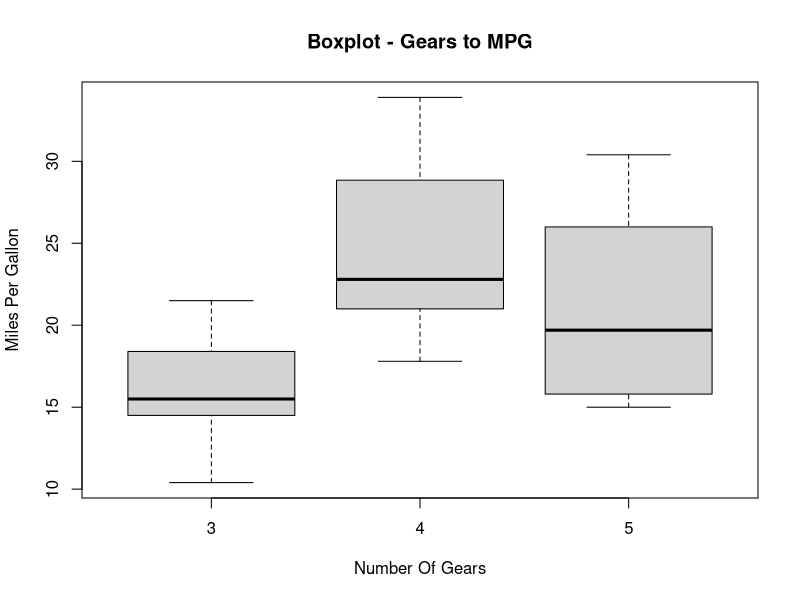
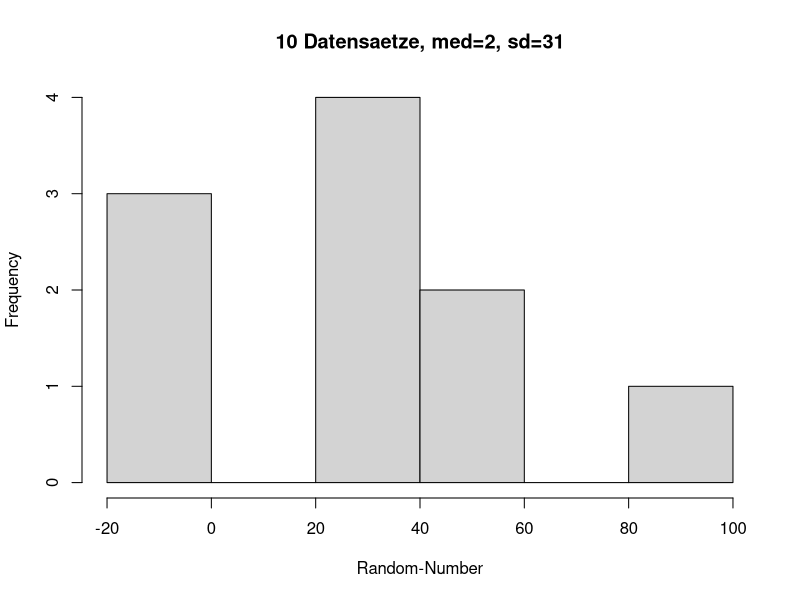
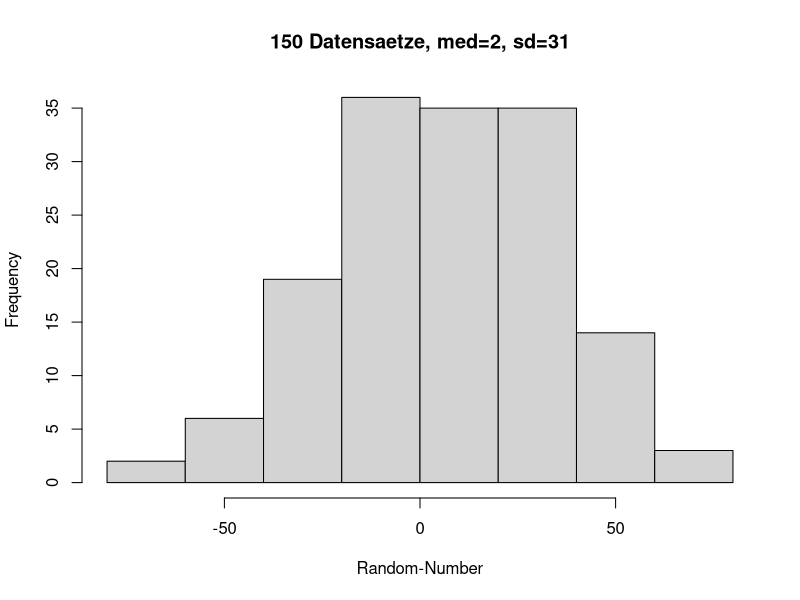
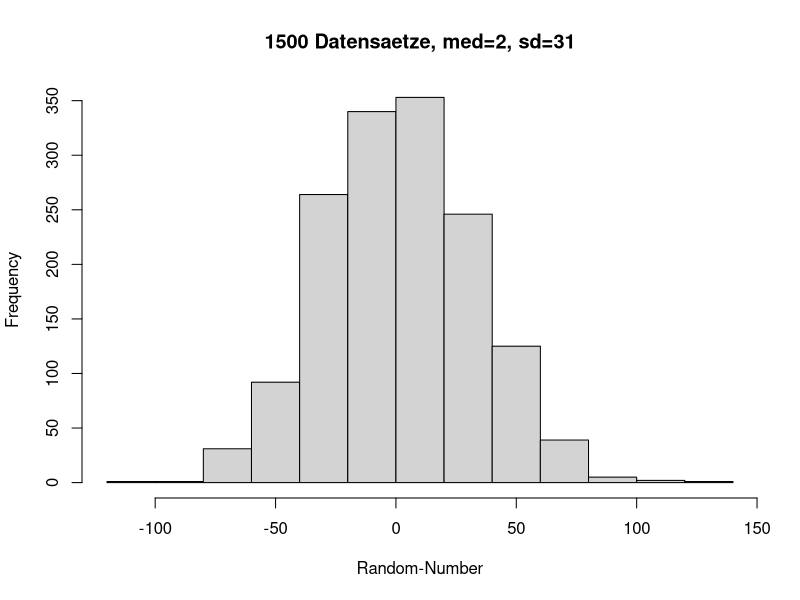

Write the R code that produced these figures, in order.
### Kurztest 1 - PVA 2 ###
###    Achim Grether   ###
### ------------------ ### 

#Aufgabe 1.1
#Speichere mtcars in der Variable data
data <- mtcars
#Gib die erste Zeile aus
head(data,1)

#Aufgabe 1.2
#Quantile für MPG
quantile(data$mpg)
#Quantile für HP
quantile(data$hp)

#Aufgabe 1.3
#22% = 0.22
quantile(data$mpg, probs = 0.22)
#57% = 0.57
quantile(data$mpg, probs = 0.57)
#81% = 0.81
quantile(data$mpg, probs = 0.81)

#Aufgabe 1.4
boxplot(mpg~gear,data=mtcars, main="Boxplot - Gears to MPG", xlab="Number Of Gears", ylab="Miles Per Gallon")

#Aufgabe 1.5
data1 <- rnorm(10, 2, 31)
hist(data1, main="10 Datensaetze, med=2, sd=31", xlab="Random-Number", ylab="Frequency")
data2 <- rnorm(150, 2, 31)
hist(data2, main="150 Datensaetze, med=2, sd=31", xlab="Random-Number", ylab="Frequency")
data3 <- rnorm(1500, 2, 31)
hist(data3, main="1500 Datensaetze, med=2, sd=31", xlab="Random-Number", ylab="Frequency")
